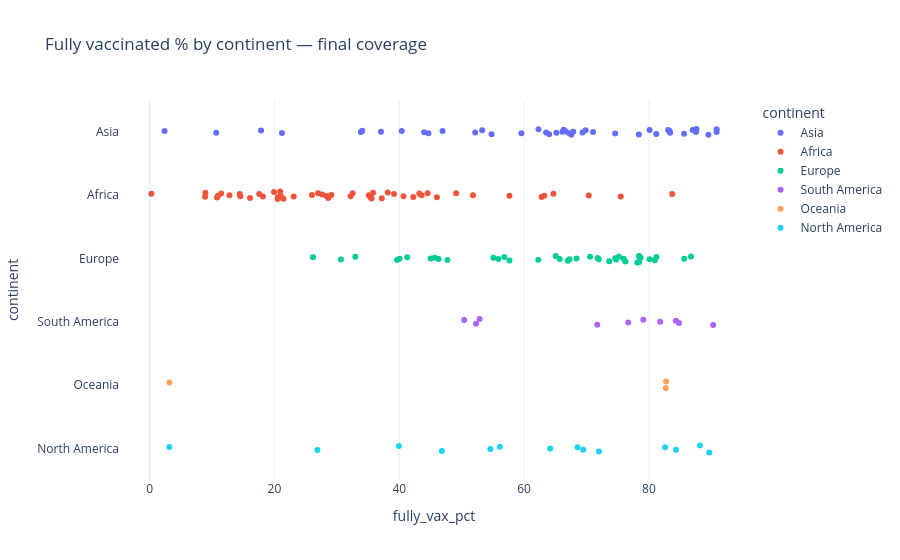

The notebook cell saved with this chart:
### Code cell
vax_speed = pd.read_sql_query("""
    SELECT c.location, c.continent,
           MAX(d.people_fully_vaccinated_per_hundred) AS fully_vax_pct
    FROM daily_stats d JOIN countries c USING (country_code)
    WHERE c.continent IS NOT NULL AND c.population >= 1_000_000
    GROUP BY d.country_code HAVING fully_vax_pct <= 100
""", conn)

px.strip(vax_speed, x="fully_vax_pct", y="continent", color="continent",
         title="Fully vaccinated % by continent — final coverage")

### Figure 1 — Plotly figure (JSON) as saved in the notebook; plotly's stock layout.template omitted (floating-point values rounded to 4 significant figures)
{"data": [{"alignmentgroup": "True", "boxpoints": "all", "fillcolor": "rgba(255,255,255,0)", "hoveron": "points", "hovertemplate": "continent=%{y}<br>fully_vax_pct=%{x}<extra></extra>", "legendgroup": "Asia", "line": {"color": "rgba(255,255,255,0)"}, "marker": {"color": "#636efa"}, "name": "Asia", "offsetgroup": "Asia", "orientation": "h", "pointpos": 0, "showlegend": true, "type": "box", "x": [44.67, 37.07, 46.94, 83.07, 83.33, 89.54, 34.08, 90.85, 63.51, 67.18, 66.16, 17.85, 65.19, 40.39, 83.4, 54.79, 21.2, 87.63, 85.64, 78.39, 69.36, 43.98, 67.57, 66.33, 64.02, 81.18, 80.11, 66.62, 59.57, 67.88, 33.85, 69.86, 90.85, 10.66, 74.6, 52.17, 71.05, 62.31, 87.02, 53.29, 87.55, 2.4], "x0": " ", "xaxis": "x", "y": ["Asia", "Asia", "Asia", "Asia", "Asia", "Asia", "Asia", "Asia", "Asia", "Asia", "Asia", "Asia", "Asia", "Asia", "Asia", "Asia", "Asia", "Asia", "Asia", "Asia", "Asia", "Asia", "Asia", "Asia", "Asia", "Asia", "Asia", "Asia", "Asia", "Asia", "Asia", "Asia", "Asia", "Asia", "Asia", "Asia", "Asia", "Asia", "Asia", "Asia", "Asia", "Asia"], "y0": " ", "yaxis": "y"}, {"alignmentgroup": "True", "boxpoints": "all", "fillcolor": "rgba(255,255,255,0)", "hoveron": "points", "hovertemplate": "continent=%{y}<br>fully_vax_pct=%{x}<extra></extra>", "legendgroup": "Africa", "line": {"color": "rgba(255,255,255,0)"}, "marker": {"color": "#EF553B"}, "name": "Africa", "offsetgroup": "Africa", "orientation": "h", "pointpos": 0, "showlegend": true, "type": "box", "x": [27.0, 0.28, 20.54, 23.08, 63.24, 44.54, 43.2, 11.45, 14.54, 10.96, 35.79, 14.43, 38.15, 35.38, 10.78, 32.2, 42.24, 19.93, 26.01, 12.78, 20.53, 70.36, 18.15, 40.68, 62.8, 8.88, 16.08, 64.7, 32.53, 83.74, 21.01, 21.46, 20.92, 37.2, 75.49, 28.62, 8.93, 57.66, 43.57, 39.16, 35.56, 28.33, 17.56, 51.81, 49.11, 27.64, 35.13, 46.03, 29.11], "x0": " ", "xaxis": "x", "y": ["Africa", "Africa", "Africa", "Africa", "Africa", "Africa", "Africa", "Africa", "Africa", "Africa", "Africa", "Africa", "Africa", "Africa", "Africa", "Africa", "Africa", "Africa", "Africa", "Africa", "Africa", "Africa", "Africa", "Africa", "Africa", "Africa", "Africa", "Africa", "Africa", "Africa", "Africa", "Africa", "Africa", "Africa", "Africa", "Africa", "Africa", "Africa", "Africa", "Africa", "Africa", "Africa", "Africa", "Africa", "Africa", "Africa", "Africa", "Africa", "Africa"], "y0": " ", "yaxis": "y"}, {"alignmentgroup": "True", "boxpoints": "all", "fillcolor": "rgba(255,255,255,0)", "hoveron": "points", "hovertemplate": "continent=%{y}<br>fully_vax_pct=%{x}<extra></extra>", "legendgroup": "Europe", "line": {"color": "rgba(255,255,255,0)"}, "marker": {"color": "#00cc96"}, "name": "Europe", "offsetgroup": "Europe", "orientation": "h", "pointpos": 0, "showlegend": true, "type": "box", "x": [45.01, 74.76, 78.68, 30.64, 26.17, 67.28, 65.71, 76.24, 80.11, 85.66, 65.06, 78.46, 78.44, 75.19, 73.64, 55.87, 62.28, 80.94, 81.21, 68.4, 70.57, 32.97, 40.04, 67.0, 74.61, 75.95, 46.3, 71.78, 78.41, 78.14, 56.83, 86.75, 41.28, 55.08, 47.71, 45.68, 57.66, 71.98, 39.65], "x0": " ", "xaxis": "x", "y": ["Europe", "Europe", "Europe", "Europe", "Europe", "Europe", "Europe", "Europe", "Europe", "Europe", "Europe", "Europe", "Europe", "Europe", "Europe", "Europe", "Europe", "Europe", "Europe", "Europe", "Europe", "Europe", "Europe", "Europe", "Europe", "Europe", "Europe", "Europe", "Europe", "Europe", "Europe", "Europe", "Europe", "Europe", "Europe", "Europe", "Europe", "Europe", "Europe"], "y0": " ", "yaxis": "y"}, {"alignmentgroup": "True", "boxpoints": "all", "fillcolor": "rgba(255,255,255,0)", "hoveron": "points", "hovertemplate": "continent=%{y}<br>fully_vax_pct=%{x}<extra></extra>", "legendgroup": "South America", "line": {"color": "rgba(255,255,255,0)"}, "marker": {"color": "#ab63fa"}, "name": "South America", "offsetgroup": "South America", "orientation": "h", "pointpos": 0, "showlegend": true, "type": "box", "x": [76.69, 50.4, 81.82, 90.29, 71.72, 79.11, 84.32, 52.31, 84.82, 52.88], "x0": " ", "xaxis": "x", "y": ["South America", "South America", "South America", "South America", "South America", "South America", "South America", "South America", "South America", "South America"], "y0": " ", "yaxis": "y"}, {"alignmentgroup": "True", "boxpoints": "all", "fillcolor": "rgba(255,255,255,0)", "hoveron": "points", "hovertemplate": "continent=%{y}<br>fully_vax_pct=%{x}<extra></extra>", "legendgroup": "Oceania", "line": {"color": "rgba(255,255,255,0)"}, "marker": {"color": "#FFA15A"}, "name": "Oceania", "offsetgroup": "Oceania", "orientation": "h", "pointpos": 0, "showlegend": true, "type": "box", "x": [82.7, 82.77, 3.17], "x0": " ", "xaxis": "x", "y": ["Oceania", "Oceania", "Oceania"], "y0": " ", "yaxis": "y"}, {"alignmentgroup": "True", "boxpoints": "all", "fillcolor": "rgba(255,255,255,0)", "hoveron": "points", "hovertemplate": "continent=%{y}<br>fully_vax_pct=%{x}<extra></extra>", "legendgroup": "North America", "line": {"color": "rgba(255,255,255,0)"}, "marker": {"color": "#19d3f3"}, "name": "North America", "offsetgroup": "North America", "orientation": "h", "pointpos": 0, "showlegend": true, "type": "box", "x": [82.59, 84.35, 89.67, 54.6, 39.94, 56.11, 3.16, 26.88, 64.19, 88.17, 72.0, 68.56, 46.82, 69.47], "x0": " ", "xaxis": "x", "y": ["North America", "North America", "North America", "North America", "North America", "North America", "North America", "North America", "North America", "North America", "North America", "North America", "North America", "North America"], "y0": " ", "yaxis": "y"}], "layout": {"boxmode": "overlay", "legend": {"title": {"text": "continent"}, "tracegroupgap": 0}, "title": {"text": "Fully vaccinated % by continent — final coverage"}, "xaxis": {"anchor": "y", "domain": [0.0, 1.0], "title": {"text": "fully_vax_pct"}}, "yaxis": {"anchor": "x", "categoryarray": ["North America", "Oceania", "South America", "Europe", "Africa", "Asia"], "categoryorder": "array", "domain": [0.0, 1.0], "title": {"text": "continent"}}}}
